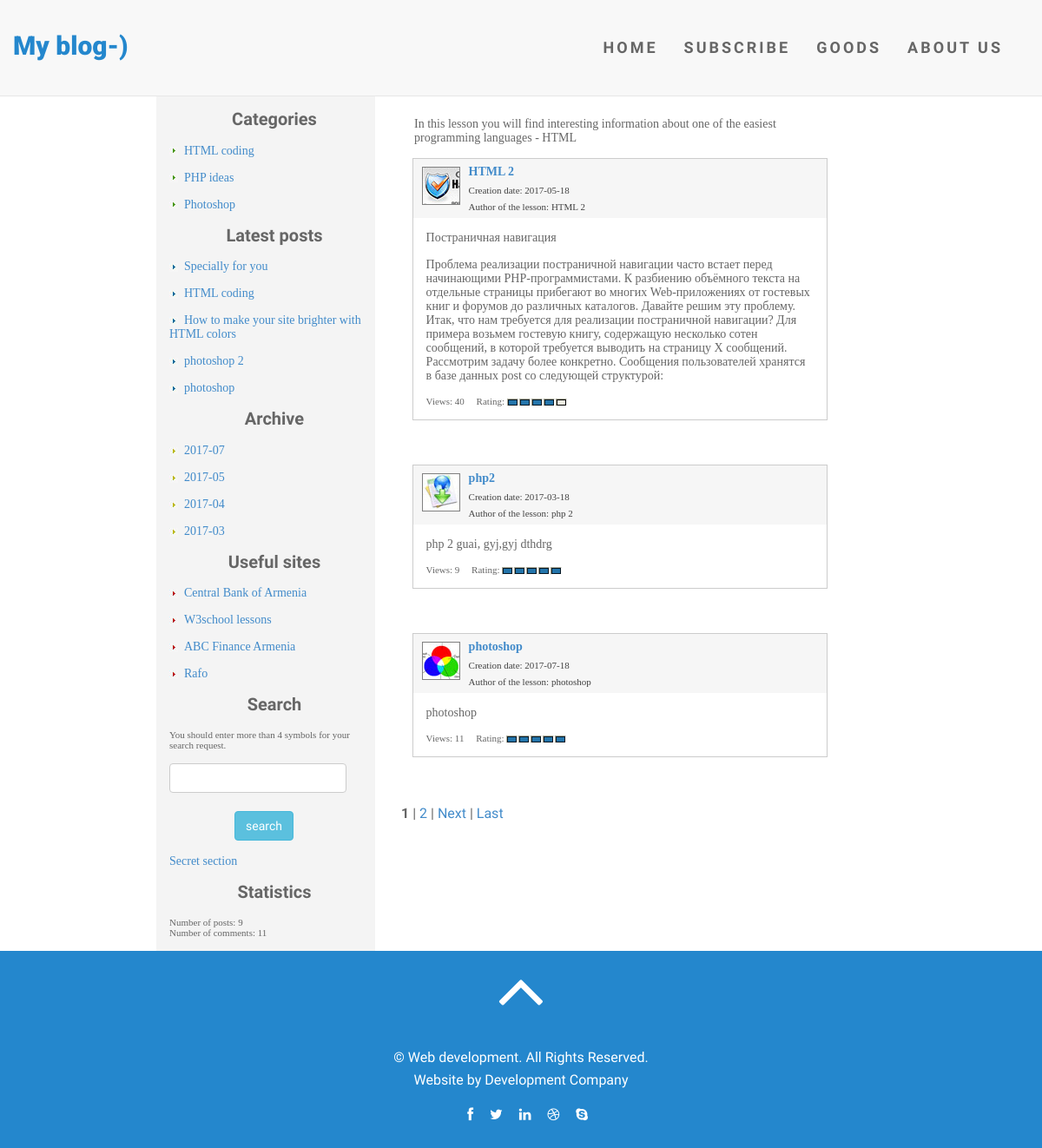
The app's page /view_cat.php?cat=1 with its own data.
### tables this page shows
CREATE TABLE `categories` (
  `id` int(2) NOT NULL,
  `title` varchar(255) NOT NULL,
  `meta_d` varchar(255) NOT NULL,
  `meta_k` varchar(255) NOT NULL,
  `text` text NOT NULL
);

CREATE TABLE `data` (
  `id` int(5) NOT NULL,
  `cat` int(1) NOT NULL,
  `meta_d` varchar(255) NOT NULL,
  `meta_k` varchar(255) NOT NULL,
  `description` text NOT NULL,
  `text` text NOT NULL,
  `view` int(7) NOT NULL,
  `author` varchar(100) NOT NULL,
  `date` date NOT NULL,
  `mini_img` varchar(255) NOT NULL,
  `title` varchar(255) NOT NULL,
  `secret` int(1) DEFAULT '0',
  `rating` int(10) NOT NULL DEFAULT '5',
  `q_vote` int(10) NOT NULL DEFAULT '1'
);

CREATE TABLE `friends` (
  `id` int(11) NOT NULL,
  `link` varchar(255) NOT NULL,
  `title` varchar(255) NOT NULL
);

### view_cat.php (the view, shortened to what this page needs)
<?php
include("blocks/db.php");
if (isset($_GET['cat'])) {
    $cat = $_GET['cat'];
}
$result = mysqli_query($db, "SELECT * FROM categories WHERE id='$cat'");
if (mysqli_num_rows($result) > 0) {
    $myrow = mysqli_fetch_array($result);
}
else {
    echo "<p>There is no data in the database</p>";
    exit();
}
?>
<link href="css/bootstrap.min.css" rel="stylesheet">
<link href="css/bootstrap.min.css" rel="stylesheet">
<link rel="stylesheet" href="css/font-awesome.min.css">
<link href="css/animate.min.css" rel="stylesheet">
<link href="css/animate.css" rel="stylesheet" />
<link href="css/prettyPhoto.css" rel="stylesheet">
<link href="css/style.css" rel="stylesheet">
<div class="main_border">
    <?php include("blocks/header.php") ?>
    <div id="main">
        <?php include ("blocks/left.php") ?>
        <div id="right">
            <?php $n = 0;
            include ('blocks/nav.php');
            ?>
            <?php echo $myrow['text']; ?>
            <?php
            $result77 = mysqli_query($db,"SELECT str FROM options");
            $myrow77 = mysqli_fetch_array($result77);
            $num = $myrow77["str"];
            @$page = $_GET['page'];
            $result00 = mysqli_query($db,"SELECT COUNT(*) FROM data WHERE secret=0 AND cat='$cat'");
            $temp = mysqli_fetch_array($result00);
            $posts = $temp[0];
            $total = (($posts - 1) / $num) + 1;
            $total =  intval($total);
            $page = intval($page);
            if(empty($page) or $page < 0) $page = 1;
            $start = $page * $num - $num;
            $result = mysqli_query($db,"SELECT id,title,description,date,author,mini_img,view, rating, q_vote FROM data WHERE secret=0 AND cat='$cat' ORDER BY id LIMIT $start, $num");
            if (mysqli_num_rows($result) > 0)
            {
                $myrow = mysqli_fetch_array($result);
                do {
                    $r = $myrow['rating']/$myrow['q_vote'];
                    $r = intval($r);
                    printf(
                        "<table class='post' align = 'center'>
                <tr>
                    <td class='post_title'>
                    <p class='post_name'><img class='mini' align='left' src='%s'><a href='view_post.php?id=%s'>%s</a></p>
                    <p class='post_adds'>Creation date: %s</p>
                    <p class='post_adds'>Author of the lesson: %s</p></td >
                </tr >
                <tr >
                    <td>%s <p class='post_view'>Views: %s &nbsp;&nbsp;&nbsp; Rating: <img src='img/%s.gif'></p></td>
                </tr >
            </table ><br><br>", $myrow['mini_img'],$myrow['id'], $myrow['title'], $myrow['date'], $myrow['author'], $myrow['description'], $myrow['view'], $r);
                }
                while (
                    $myrow = mysqli_fetch_array($result)
                );
                if ($page != $total) $nextpage = ' | <a href=view_cat.php?cat='.$cat.'&page='. ($page + 1) .'>Next</a> | <a href=view_cat.php?cat='.$cat.'&page=' .$total. '>Last</a>';
                if($page + 1 <= $total) $page1right = ' | <a href=view_cat.php?cat='.$cat.'&page='. ($page + 1) .'>'. ($page + 1) .'</a>';
                if ($total > 1)
                {
                    echo "<div class='pstrnav'>";
                    echo $pervpage.$page5left.$page4left.$page3left.$page2left.$page1left.'<b>'.$page.'</b>'.$page1right.$page2right.$page3right.$page4right.$page5right.$nextpage;
                    echo "</div>";
                }
            }
            else
            {
                echo "<p>There is no information in the database about this post.</p>";
                exit();
            }
            ?>
        </div>
    </div>
    <?php include ("blocks/footer.php") ?>
</div>

### blocks/left.php (shortened to what this page needs)
<div id="left">
    <div class="nav_title">Categories</div>
    <?php
    $result2 = mysqli_query($db, "SELECT * FROM categories");
    if (mysqli_num_rows($result2) > 0) {
        $myrow2 = mysqli_fetch_array($result2);
        do {
            printf("<p class='point'><img src='img/arr.jpg' height='10px' width='10px'>&nbsp;&nbsp;<a class='nav_link' href='view_cat.php?cat=%s'>%s</a></p>",$myrow2['id'], $myrow2['title']);
        }
        while ($myrow2 = mysqli_fetch_array($result2));
    }
    else {
        echo "<p>There is no data in the database</p>";
        exit();
    }
    ?>
    <div class="nav_title">Latest posts</div>
    <?php
    $result3 = mysqli_query($db, "SELECT id, title FROM data WHERE secret=0 ORDER BY id DESC LIMIT 5");
    if (mysqli_num_rows($result3) > 0) {
        $myrow3 = mysqli_fetch_array($result3);
        do {
            printf("<p class='point'><img src='img/arr2.jpg' height='10px' width='10px'>&nbsp;&nbsp;<a class='nav_link' href='view_post.php?id=%s'>%s</a></p>",$myrow3['id'], $myrow3['title']);
        }
        while ($myrow3 = mysqli_fetch_array($result3));
    }
    else {
        echo "<p>There is no data in the database</p>";
        exit();
    }
    ?>
    <div class="nav_title">Archive</div>
    <?php
    $result4 = mysqli_query($db, "SELECT DISTINCT left(date,7) AS month FROM data ORDER BY month DESC");
    if (mysqli_num_rows($result4) > 0) {
        $myrow4 = mysqli_fetch_array($result4);
        do {
            printf("<p class='point'><img src='img/arr3.jpg' height='10px' width='10px'>&nbsp;&nbsp;<a class='nav_link' href='view_date.php?date=%s'>%s</a></p>",$myrow4['month'], $myrow4['month']);
        }
        while ($myrow4 = mysqli_fetch_array($result4));
    }
    else {
        echo "<p>There is no data in the database</p>";
        exit();
    }
    ?>
    <div class="nav_title">Useful sites</div>
    <?php
    $result5 = mysqli_query($db, "SELECT title, link FROM friends");
    if (mysqli_num_rows($result5) > 0) {
        $myrow5 = mysqli_fetch_array($result5);
        do {
            printf("<p class='point'><img src='img/arr4.jpg' height='10px' width='10px'>&nbsp;&nbsp;<a class='nav_link' href='%s' target='_blank'>%s</a></p>",$myrow5['link'], $myrow5['title']);
        }
        while ($myrow5 = mysqli_fetch_array($result5));
    }
    else {
        echo "<p>There is no data in the database</p>";
        exit();
    }
    ?>
    <div class="nav_title">Search</div>
    <div class="search"><form method="post" action="view_search.php" name="form_s">
            <p class="search_t">You should enter more than 4 symbols for your search request.</p>
            <p><input type="text" name="search" size="20" maxlength="40" class="btn btn-default"></p>
                <input type="submit" class="search_b btn btn-info" name="submit_s" value="search">
        </form>
    </div>
    <p><a href="secret.php">Secret section</a></p>
    <div class="nav_title">Statistics</div>
   <?php
    $result10 = mysqli_query ($db,"SELECT COUNT(*) FROM data");
    $sum = mysqli_fetch_array($result10);
    $result11 = mysqli_query ($db,"SELECT COUNT(*) FROM comments");
    $sum2 = mysqli_fetch_array($result11);
    echo "<p class='comments'>Number of posts: $sum[0]<br>Number of comments: $sum2[0]</p>"
?>
</div>

### css/style.css (style rules this page uses)
#main { min-height: 520px; margin: 0 auto; padding: 0 auto; width: 70%; }
.main_border { position: relative; top: 110px; }
p { font: 14px "Verdana"; color: #666666; margin: 15px; }
#left { float: left; width: 30%; display: inline-block; background-color: #f4f4f4; }
#right { float: left; width: 60%; padding-top: 10px; margin-left: 30px; vertical-align: top; background-color: white; display: inline-block; }
.search_t { font-size: 11px; }
.search_b { margin-top: 6px; margin-left: 90px; }
.nav_title { margin-top: 15px; margin-left: 20px; font-weight: bold; text-align: center; font-size: 20px; }
.comments { font-family:Verdana; font-size:11px; color: #666666; }
.post { border: 1px solid #cccccc; width: 95%; }
.post_title { background-color: #f6f6f6; }
.post_name { font-weight: bold; margin: 7px 0; }
.post_adds { font-size: 11px; margin: 7px 0; color: #424242; }
.post_view { font-size: 11px; color: #666666; }
.mini { margin: 2px 10px 0 10px; border: 1px solid gray; }

### records on screen
categories: title "HTML coding", text "In this lesson you will find interesting information about one of the easiest programming languages - HTML"
categories: title "PHP ideas"
categories: title "Photoshop"
data: title "Specially for you"
data: title "HTML coding"
data: title "How to make your site brighter with HTML colors"
data: title "photoshop 2"
data: title "photoshop", mini_img (picture), date "2017-07-18", author "photoshop", description "photoshop", view "11"
friends: title "Central Bank of Armenia"
friends: title "W3school lessons"
friends: title "ABC Finance Armenia"
friends: title "Rafo"
data: mini_img (picture), title "HTML 2", date "2017-05-18", author "HTML 2", description "Постраничная навигация Проблема реализации постраничной навигации часто встает перед начинающими PHP-программистами. К разбиению объёмного текста на отдельные страницы прибегают во многих Web-приложениях от гостевых книг и форумов до различных каталогов. Давайте решим эту проблему. Итак, что нам требуется для реализации постраничной навигации? Для примера возьмем гостевую книгу, содержащую несколько сотен сообщений, в которой требуется выводить на страницу Х сообщений. Рассмотрим задачу более конкретно. Сообщения пользователей хранятся в базе данных post со следующей структурой:", view "40", shows a picture
data: mini_img (picture), title "php2", date "2017-03-18", author "php 2", description "php 2 guai, gyj,gyj dthdrg", view "9"

### other values on screen
$myrow4['month'] "2017-07"
$myrow4['month'] "2017-05"
$myrow4['month'] "2017-04"
$myrow4['month'] "2017-03"
$sum[0] "9"
$sum2[0] "11"
$page "1"
$page + 1 "2"
